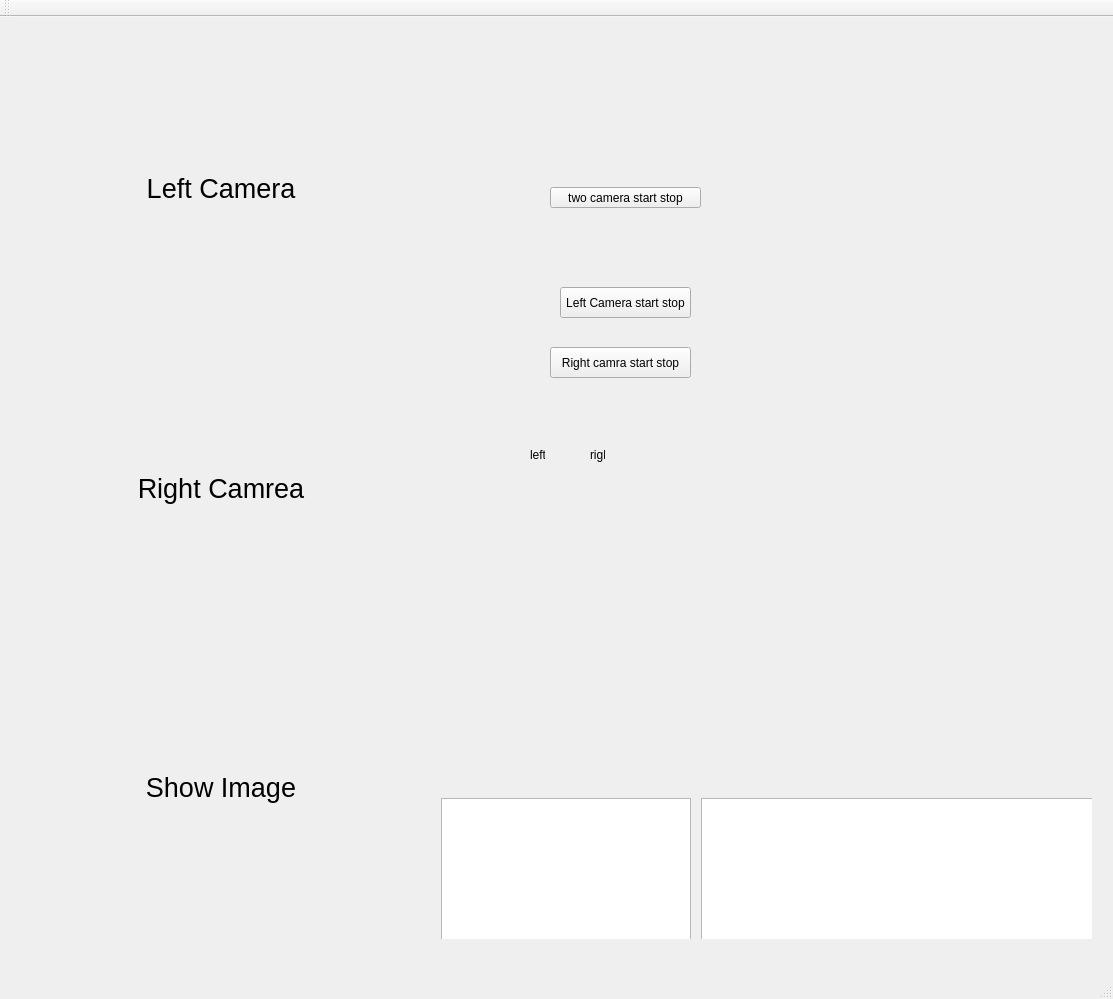
<?xml version="1.0" encoding="UTF-8"?>
<ui version="4.0">
 <class>MainWindow</class>
 <widget class="QMainWindow" name="MainWindow">
  <property name="geometry">
   <rect>
    <x>0</x>
    <y>0</y>
    <width>1113</width>
    <height>999</height>
   </rect>
  </property>
  <property name="windowTitle">
   <string>Binocular</string>
  </property>
  <property name="windowIcon">
   <iconset resource="icon.qrc">
    <normaloff>:/image/shu</normaloff>:/image/shu</iconset>
  </property>
  <widget class="QWidget" name="centralWidget">
   <widget class="QPushButton" name="Btn_TwoCameraStartStop">
    <property name="geometry">
     <rect>
      <x>550</x>
      <y>170</y>
      <width>151</width>
      <height>21</height>
     </rect>
    </property>
    <property name="text">
     <string>two camera start stop</string>
    </property>
   </widget>
   <widget class="QPushButton" name="Btn_LeftCameraStartStop">
    <property name="geometry">
     <rect>
      <x>560</x>
      <y>270</y>
      <width>131</width>
      <height>31</height>
     </rect>
    </property>
    <property name="text">
     <string>Left Camera start stop</string>
    </property>
   </widget>
   <widget class="QPushButton" name="Btn_RightCameraStartStop">
    <property name="geometry">
     <rect>
      <x>550</x>
      <y>330</y>
      <width>141</width>
      <height>31</height>
     </rect>
    </property>
    <property name="text">
     <string>Right camra start stop</string>
    </property>
   </widget>
   <widget class="QLabel" name="Label_LeftCameraLightStatus">
    <property name="geometry">
     <rect>
      <x>530</x>
      <y>430</y>
      <width>15</width>
      <height>15</height>
     </rect>
    </property>
    <property name="minimumSize">
     <size>
      <width>15</width>
      <height>15</height>
     </size>
    </property>
    <property name="maximumSize">
     <size>
      <width>15</width>
      <height>15</height>
     </size>
    </property>
    <property name="text">
     <string>left</string>
    </property>
   </widget>
   <widget class="QLabel" name="Label_RightCameraLightStatus">
    <property name="geometry">
     <rect>
      <x>590</x>
      <y>430</y>
      <width>15</width>
      <height>15</height>
     </rect>
    </property>
    <property name="minimumSize">
     <size>
      <width>15</width>
      <height>15</height>
     </size>
    </property>
    <property name="maximumSize">
     <size>
      <width>15</width>
      <height>15</height>
     </size>
    </property>
    <property name="text">
     <string>right</string>
    </property>
   </widget>
   <widget class="QWidget" name="">
    <property name="geometry">
     <rect>
      <x>10</x>
      <y>10</y>
      <width>402</width>
      <height>914</height>
     </rect>
    </property>
    <layout class="QVBoxLayout" name="verticalLayout">
     <item>
      <widget class="QLabel" name="Lable_LeftStream">
       <property name="sizePolicy">
        <sizepolicy hsizetype="Fixed" vsizetype="Fixed">
         <horstretch>4</horstretch>
         <verstretch>3</verstretch>
        </sizepolicy>
       </property>
       <property name="minimumSize">
        <size>
         <width>400</width>
         <height>300</height>
        </size>
       </property>
       <property name="maximumSize">
        <size>
         <width>400</width>
         <height>300</height>
        </size>
       </property>
       <property name="font">
        <font>
         <pointsize>20</pointsize>
        </font>
       </property>
       <property name="text">
        <string>Left Camera</string>
       </property>
       <property name="scaledContents">
        <bool>true</bool>
       </property>
       <property name="alignment">
        <set>Qt::AlignCenter</set>
       </property>
      </widget>
     </item>
     <item>
      <widget class="QLabel" name="Lable_RightStream">
       <property name="sizePolicy">
        <sizepolicy hsizetype="Fixed" vsizetype="Fixed">
         <horstretch>40</horstretch>
         <verstretch>30</verstretch>
        </sizepolicy>
       </property>
       <property name="minimumSize">
        <size>
         <width>400</width>
         <height>300</height>
        </size>
       </property>
       <property name="maximumSize">
        <size>
         <width>400</width>
         <height>300</height>
        </size>
       </property>
       <property name="font">
        <font>
         <pointsize>20</pointsize>
        </font>
       </property>
       <property name="text">
        <string>Right Camrea</string>
       </property>
       <property name="scaledContents">
        <bool>true</bool>
       </property>
       <property name="alignment">
        <set>Qt::AlignCenter</set>
       </property>
      </widget>
     </item>
     <item>
      <widget class="QLabel" name="Label_ShowStream">
       <property name="sizePolicy">
        <sizepolicy hsizetype="Fixed" vsizetype="Fixed">
         <horstretch>4</horstretch>
         <verstretch>3</verstretch>
        </sizepolicy>
       </property>
       <property name="minimumSize">
        <size>
         <width>400</width>
         <height>300</height>
        </size>
       </property>
       <property name="maximumSize">
        <size>
         <width>400</width>
         <height>300</height>
        </size>
       </property>
       <property name="font">
        <font>
         <pointsize>20</pointsize>
        </font>
       </property>
       <property name="text">
        <string>Show Image</string>
       </property>
       <property name="scaledContents">
        <bool>true</bool>
       </property>
       <property name="alignment">
        <set>Qt::AlignCenter</set>
       </property>
      </widget>
     </item>
    </layout>
   </widget>
   <widget class="QWidget" name="">
    <property name="geometry">
     <rect>
      <x>430</x>
      <y>770</y>
      <width>662</width>
      <height>152</height>
     </rect>
    </property>
    <layout class="QHBoxLayout" name="horizontalLayout">
     <property name="spacing">
      <number>10</number>
     </property>
     <item>
      <widget class="QListWidget" name="LW_Cameras">
       <property name="minimumSize">
        <size>
         <width>250</width>
         <height>150</height>
        </size>
       </property>
       <property name="maximumSize">
        <size>
         <width>250</width>
         <height>150</height>
        </size>
       </property>
      </widget>
     </item>
     <item>
      <widget class="QListWidget" name="LW_Logs">
       <property name="minimumSize">
        <size>
         <width>400</width>
         <height>150</height>
        </size>
       </property>
       <property name="maximumSize">
        <size>
         <width>400</width>
         <height>150</height>
        </size>
       </property>
      </widget>
     </item>
    </layout>
   </widget>
  </widget>
  <widget class="QMenuBar" name="menuBar">
   <property name="geometry">
    <rect>
     <x>0</x>
     <y>0</y>
     <width>1113</width>
     <height>23</height>
    </rect>
   </property>
  </widget>
  <widget class="QToolBar" name="mainToolBar">
   <attribute name="toolBarArea">
    <enum>TopToolBarArea</enum>
   </attribute>
   <attribute name="toolBarBreak">
    <bool>false</bool>
   </attribute>
  </widget>
  <widget class="QStatusBar" name="statusBar"/>
 </widget>
 <layoutdefault spacing="6" margin="11"/>
 <resources>
  <include location="icon.qrc"/>
 </resources>
 <connections/>
</ui>
